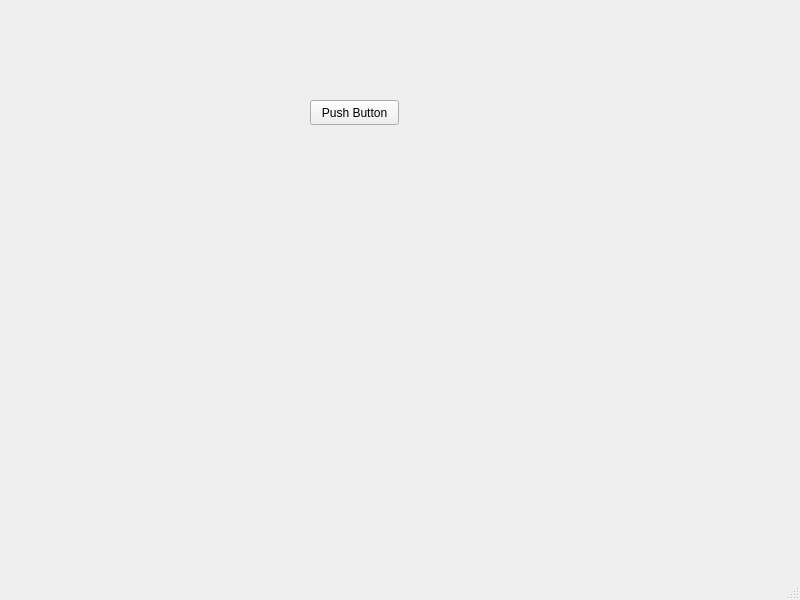
<?xml version="1.0" encoding="UTF-8"?>
<ui version="4.0">
 <class>MainWindow</class>
 <widget class="QMainWindow" name="MainWindow">
  <property name="geometry">
   <rect>
    <x>0</x>
    <y>0</y>
    <width>800</width>
    <height>600</height>
   </rect>
  </property>
  <property name="windowTitle">
   <string>MainWindow</string>
  </property>
  <widget class="QWidget" name="centralwidget">
   <widget class="QPushButton" name="pushButton">
    <property name="geometry">
     <rect>
      <x>310</x>
      <y>100</y>
      <width>89</width>
      <height>25</height>
     </rect>
    </property>
    <property name="text">
     <string>Push Button</string>
    </property>
    <property name="autoDefault">
     <bool>false</bool>
    </property>
    <property name="default">
     <bool>false</bool>
    </property>
   </widget>
  </widget>
  <widget class="QMenuBar" name="menubar">
   <property name="geometry">
    <rect>
     <x>0</x>
     <y>0</y>
     <width>800</width>
     <height>22</height>
    </rect>
   </property>
  </widget>
  <widget class="QStatusBar" name="statusbar"/>
 </widget>
 <resources/>
 <connections/>
</ui>
